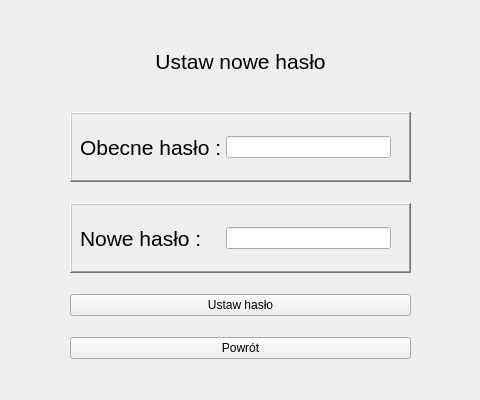
<?xml version="1.0" encoding="UTF-8"?>
<ui version="4.0">
 <class>SetNewPasswordForm</class>
 <widget class="QWidget" name="SetNewPasswordForm">
  <property name="geometry">
   <rect>
    <x>0</x>
    <y>0</y>
    <width>480</width>
    <height>400</height>
   </rect>
  </property>
  <property name="sizePolicy">
   <sizepolicy hsizetype="Minimum" vsizetype="Minimum">
    <horstretch>0</horstretch>
    <verstretch>0</verstretch>
   </sizepolicy>
  </property>
  <property name="minimumSize">
   <size>
    <width>480</width>
    <height>400</height>
   </size>
  </property>
  <property name="windowTitle">
   <string>Form</string>
  </property>
  <widget class="QWidget" name="formLayoutWidget">
   <property name="geometry">
    <rect>
     <x>70</x>
     <y>10</y>
     <width>341</width>
     <height>371</height>
    </rect>
   </property>
   <layout class="QVBoxLayout" name="verticalLayout_3">
    <property name="spacing">
     <number>0</number>
    </property>
    <item>
     <widget class="QLabel" name="label_10">
      <property name="maximumSize">
       <size>
        <width>16777215</width>
        <height>60</height>
       </size>
      </property>
      <property name="font">
       <font>
        <pointsize>16</pointsize>
        <strikeout>false</strikeout>
       </font>
      </property>
      <property name="text">
       <string>Ustaw nowe hasło</string>
      </property>
      <property name="alignment">
       <set>Qt::AlignmentFlag::AlignCenter</set>
      </property>
     </widget>
    </item>
    <item>
     <widget class="QFrame" name="frame_8">
      <property name="maximumSize">
       <size>
        <width>16777215</width>
        <height>70</height>
       </size>
      </property>
      <property name="frameShape">
       <enum>QFrame::Shape::WinPanel</enum>
      </property>
      <property name="frameShadow">
       <enum>QFrame::Shadow::Raised</enum>
      </property>
      <widget class="QWidget" name="horizontalLayoutWidget_9">
       <property name="geometry">
        <rect>
         <x>10</x>
         <y>10</y>
         <width>311</width>
         <height>51</height>
        </rect>
       </property>
       <layout class="QHBoxLayout" name="horizontalLayout_9">
        <property name="sizeConstraint">
         <enum>QLayout::SizeConstraint::SetMinimumSize</enum>
        </property>
        <item>
         <widget class="QLabel" name="label_11">
          <property name="maximumSize">
           <size>
            <width>140</width>
            <height>60</height>
           </size>
          </property>
          <property name="font">
           <font>
            <pointsize>16</pointsize>
           </font>
          </property>
          <property name="text">
           <string>Obecne hasło :</string>
          </property>
         </widget>
        </item>
        <item>
         <widget class="QLineEdit" name="PassRecoveryCurrentPassInputBox">
          <property name="echoMode">
           <enum>QLineEdit::EchoMode::Password</enum>
          </property>
         </widget>
        </item>
       </layout>
      </widget>
     </widget>
    </item>
    <item>
     <widget class="QFrame" name="frame_10">
      <property name="maximumSize">
       <size>
        <width>16777215</width>
        <height>70</height>
       </size>
      </property>
      <property name="frameShape">
       <enum>QFrame::Shape::WinPanel</enum>
      </property>
      <property name="frameShadow">
       <enum>QFrame::Shadow::Raised</enum>
      </property>
      <widget class="QWidget" name="horizontalLayoutWidget_11">
       <property name="geometry">
        <rect>
         <x>10</x>
         <y>10</y>
         <width>311</width>
         <height>51</height>
        </rect>
       </property>
       <layout class="QHBoxLayout" name="horizontalLayout_11">
        <property name="sizeConstraint">
         <enum>QLayout::SizeConstraint::SetMinimumSize</enum>
        </property>
        <item>
         <widget class="QLabel" name="label_13">
          <property name="maximumSize">
           <size>
            <width>140</width>
            <height>60</height>
           </size>
          </property>
          <property name="font">
           <font>
            <pointsize>16</pointsize>
           </font>
          </property>
          <property name="text">
           <string>Nowe hasło :</string>
          </property>
         </widget>
        </item>
        <item>
         <widget class="QLineEdit" name="PassRecoveryNewPassInputBox">
          <property name="sizePolicy">
           <sizepolicy hsizetype="Preferred" vsizetype="Fixed">
            <horstretch>0</horstretch>
            <verstretch>0</verstretch>
           </sizepolicy>
          </property>
          <property name="echoMode">
           <enum>QLineEdit::EchoMode::Password</enum>
          </property>
         </widget>
        </item>
       </layout>
      </widget>
     </widget>
    </item>
    <item>
     <widget class="QPushButton" name="SetNewPassButton">
      <property name="text">
       <string>Ustaw hasło</string>
      </property>
     </widget>
    </item>
    <item>
     <widget class="QPushButton" name="BackButton">
      <property name="text">
       <string>Powrót</string>
      </property>
     </widget>
    </item>
   </layout>
  </widget>
 </widget>
 <resources/>
 <connections/>
</ui>
